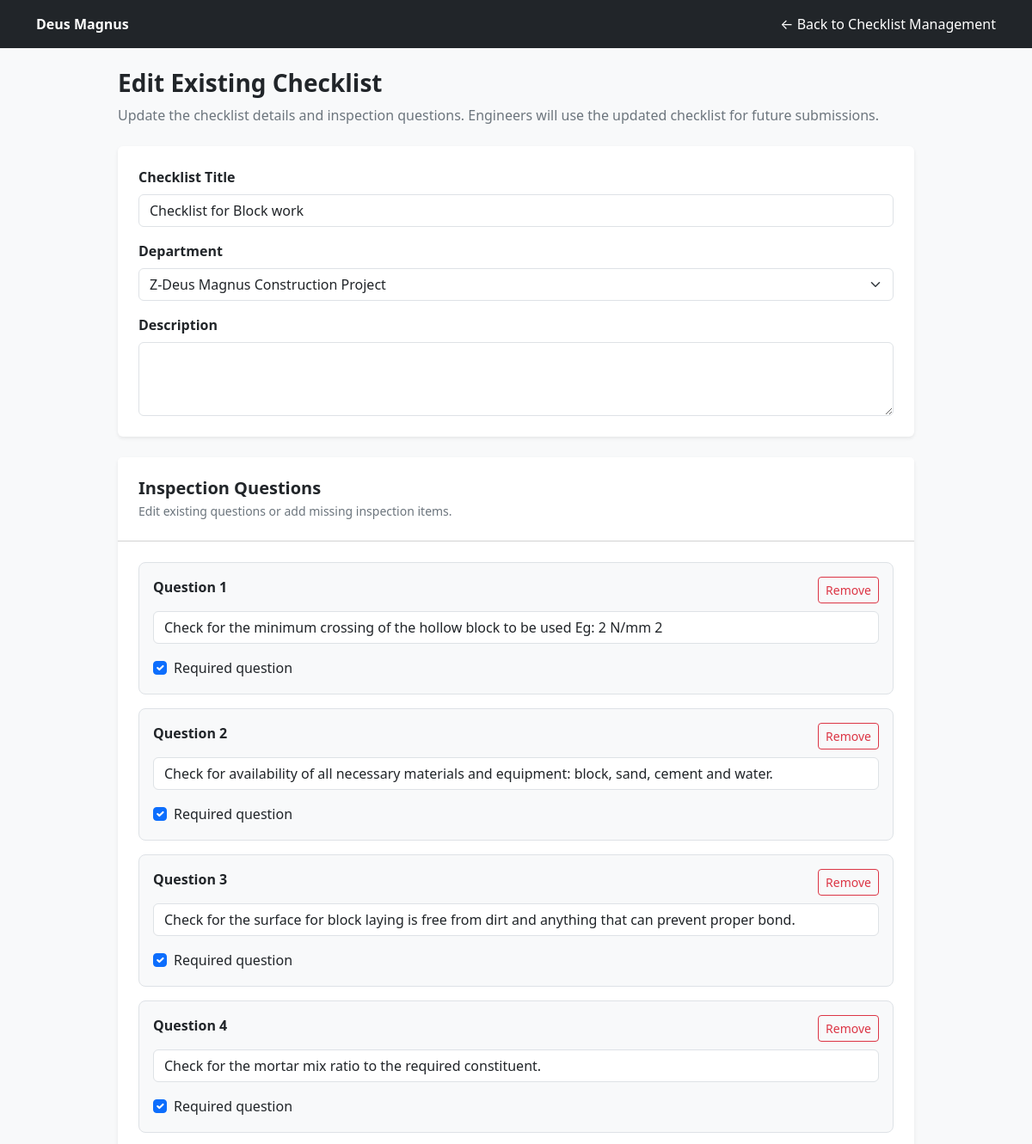
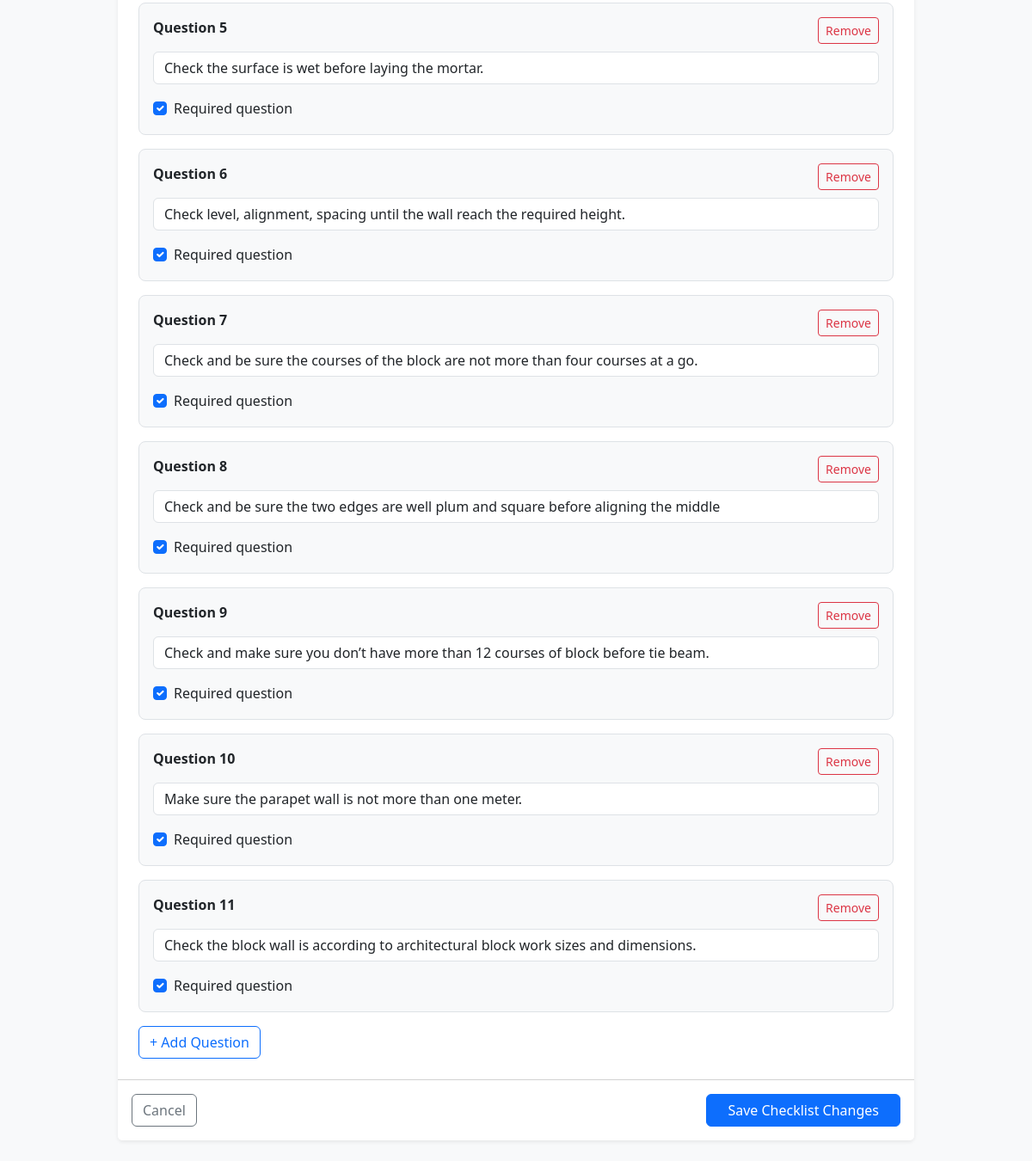
The page /site-checkbook/checklists/19/manage-edit/ (signed in) on the database its author committed (2 pictures, top to bottom).
### site_checkbook/models.py (models this page shows, shortened)
class Checklist(models.Model):
    department = models.ForeignKey(
        Department,
        on_delete=models.PROTECT,
        related_name="checklists",
    )
    title = models.CharField(max_length=200)
    description = models.TextField(blank=True)
    is_active = models.BooleanField(default=True)
    created_at = models.DateTimeField(auto_now_add=True)
    class Meta:
        ordering = ["department__name", "title"]

class Department(models.Model):
    name = models.CharField(max_length=150, unique=True)
    description = models.TextField(blank=True)
    is_active = models.BooleanField(default=True)
    created_at = models.DateTimeField(auto_now_add=True)
    class Meta:
        ordering = ["name"]

class ChecklistQuestion(models.Model):
    checklist = models.ForeignKey(
        Checklist,
        on_delete=models.CASCADE,
        related_name="questions",
    )
    question_text = models.CharField(max_length=500)
    is_required = models.BooleanField(default=True)
    order = models.PositiveIntegerField(default=1)
    class Meta:
        ordering = ["order", "id"]

### site_checkbook/views.py (the view, shortened to what this page needs)
@login_required
def edit_checklist(request, checklist_id):
    if not is_hr_reviewer(request.user):
        raise PermissionDenied
    checklist = get_object_or_404(
        Checklist.objects.select_related("department").prefetch_related("questions"),
        pk=checklist_id,
    )
    departments = Department.objects.all().order_by("name")
    questions = list(
        checklist.questions.all().order_by("order", "id")
    )
    question_rows = [
        {
            "id": question.pk,
            "text": question.question_text,
            "required": question.is_required,
        }
        for question in questions
    ]
    return render(
        request,
        "site_checkbook/edit_checklist.html",
        {
            "checklist": checklist,
            "departments": departments,
            "question_rows": question_rows,
        },
    )

### site_checkbook/views.py (called while the page is built)
def is_hr_reviewer(user):
    return (
        user.is_authenticated
        and (
            user.is_superuser
            or user.groups.filter(name__in=["HR", "Supervisors"]).exists()
        )
    )

### templates/site_checkbook/edit_checklist.html (shortened to what this page needs)
<!DOCTYPE html>
<html lang="en">
<head>
    <link href="https://cdn.jsdelivr.net/npm/bootstrap@5.3.3/dist/css/bootstrap.min.css"
          rel="stylesheet">
</head>
<body class="bg-light">
<header class="bg-dark text-white py-3">
    <div class="container d-flex justify-content-between align-items-center">
        <strong>Deus Magnus</strong>
        <a href="{% url 'site_checkbook:manage_checklists' %}"
           class="text-white text-decoration-none">
            &larr; Back to Checklist Management
        </a>
    </div>
</header>
<main class="container py-4" style="max-width: 950px;">
    <div class="mb-4">
        <h1 class="h3 fw-bold">Edit Existing Checklist</h1>
        <p class="text-secondary">
            Update the checklist details and inspection questions.
            Engineers will use the updated checklist for future submissions.
        </p>
    </div>
    <form method="post">
        <div class="card border-0 shadow-sm mb-4">
            <div class="card-body p-4">
                <div class="mb-3">
                    <label for="title" class="form-label fw-semibold">
                        Checklist Title
                    </label>
                    <input type="text" id="title" name="title"
                           class="form-control"
                           value="{{ checklist.title }}" required>
                </div>
                <div class="mb-3">
                    <label for="department" class="form-label fw-semibold">
                        Department
                    </label>
                    <select id="department" name="department"
                            class="form-select" required>
                        {% for department in departments %}
                            <option value="{{ department.pk }}"
                                {% if department.pk == checklist.department_id %}selected{% endif %}>
                                {{ department.name }}
                            </option>
                        {% endfor %}
                    </select>
                </div>
                <div>
                    <label for="description" class="form-label fw-semibold">
                        Description
                    </label>
                    <textarea id="description" name="description"
                              class="form-control" rows="3">{{ checklist.description }}</textarea>
                </div>
            </div>
        </div>
        <div class="card border-0 shadow-sm">
            <div class="card-header bg-white p-4">
                <h2 class="h5 fw-bold mb-1">Inspection Questions</h2>
                <p class="text-secondary small mb-0">
                    Edit existing questions or add missing inspection items.
                </p>
            </div>
            <div class="card-body p-4">
                <div id="questions">
                    {% for row in question_rows %}
                        <div class="question-row border rounded-3 p-3 mb-3 bg-light">
                            <div class="d-flex justify-content-between align-items-center mb-2">
                                <label class="form-label fw-semibold question-label">
                                </label>
                                <button type="button"
                                        class="btn btn-sm btn-outline-danger remove-question">
                                    Remove
                                </button>
                            </div>
                            <input type="text" name="question_text"
                                   class="form-control mb-3"
                                   value="{{ row.text }}"
                                   placeholder="Enter inspection question"
                                   required>
                            <div class="form-check">
                                <input type="checkbox"
                                       class="form-check-input required-checkbox"
                                       name="question_required"
                                       value="{{ forloop.counter0 }}"
                                       {% if row.required %}checked{% endif %}>
                                <label class="form-check-label">
                                    Required question
                                </label>
                            </div>
                        </div>
                    {% endfor %}
                </div>
                <button type="button" id="addQuestion"
                        class="btn btn-outline-primary">
                    + Add Question
                </button>
            </div>
            <div class="card-footer bg-white p-3 d-flex flex-wrap gap-2 justify-content-between">
                <a href="{% url 'site_checkbook:manage_checklists' %}"
                   class="btn btn-outline-secondary">
                    Cancel
                </a>
                <button type="submit" class="btn btn-primary px-4">
                    Save Checklist Changes
                </button>
            </div>
        </div>
    </form>
</main>
</body>
</html>

### rows shown on the page
Checklist: title "Checklist for Block work", department "Z-Deus Magnus Construction Project"
ChecklistQuestion: question_text "Check for the minimum crossing of the hollow block to be used Eg: 2 N/mm 2"
ChecklistQuestion: question_text "Check for availability of all necessary materials and equipment: block, sand, cement and water."
ChecklistQuestion: question_text "Check for the surface for block laying is free from dirt and anything that can prevent proper bond."
ChecklistQuestion: question_text "Check for the mortar mix ratio to the required constituent."
ChecklistQuestion: question_text "Check the surface is wet before laying the mortar."
ChecklistQuestion: question_text "Check level, alignment, spacing until the wall reach the required height."
ChecklistQuestion: question_text "Check and be sure the courses of the block are not more than four courses at a go."
ChecklistQuestion: question_text "Check and be sure the two edges are well plum and square before aligning the middle"
ChecklistQuestion: question_text "Check and make sure you don’t have more than 12 courses of block before tie beam."
ChecklistQuestion: question_text "Make sure the parapet wall is not more than one meter."
ChecklistQuestion: question_text "Check the block wall is according to architectural block work sizes and dimensions."
